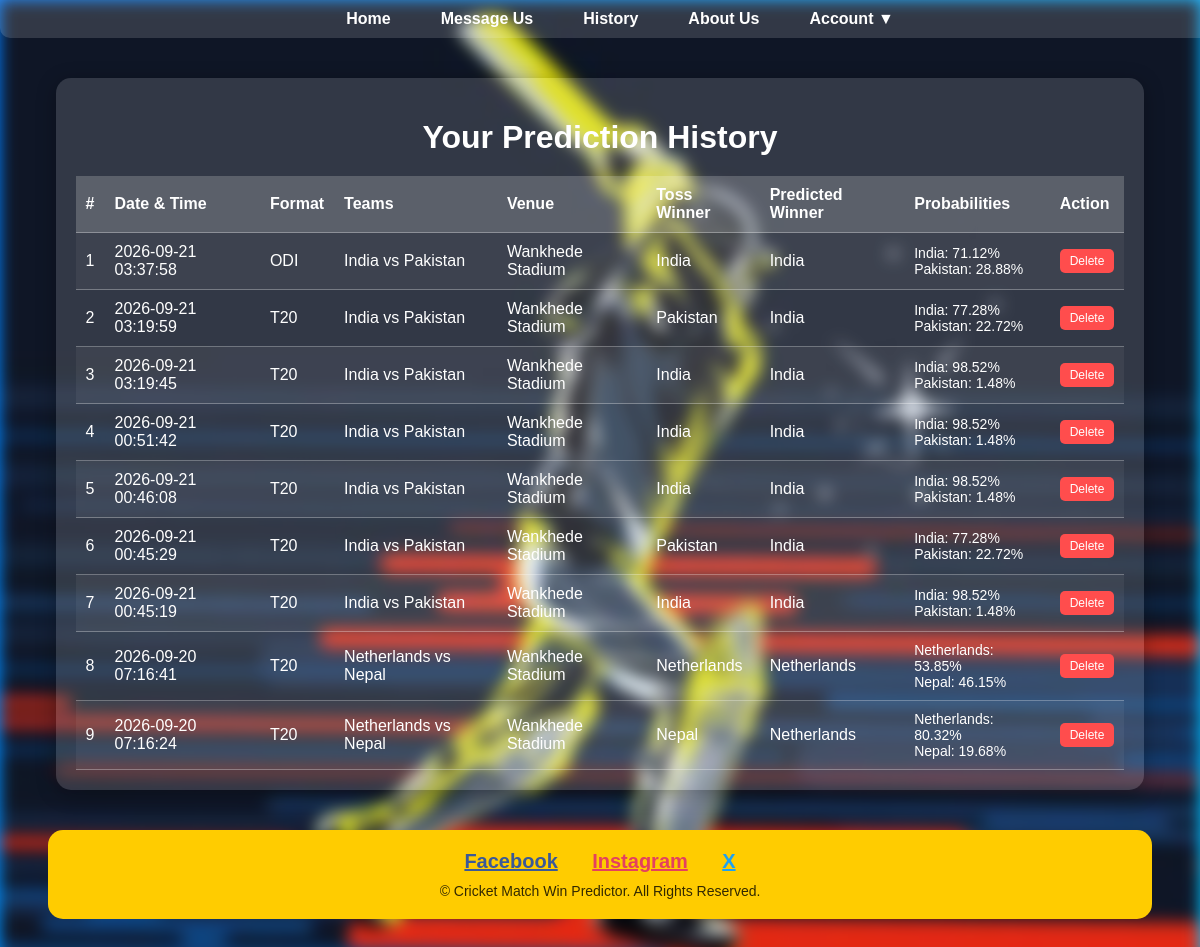
The page /history (signed in) on the database its author committed.
### app.py (models this page shows)
class Prediction(db.Model):
    id = db.Column(db.Integer, primary_key=True)
    user_id = db.Column(db.Integer, db.ForeignKey('user.id'), nullable=False)
    match_format = db.Column(db.String(10), nullable=False)
    team1 = db.Column(db.String(50), nullable=False)
    team2 = db.Column(db.String(50), nullable=False)
    venue = db.Column(db.String(100), nullable=False)
    toss_winner = db.Column(db.String(50), nullable=False)
    predicted_winner = db.Column(db.String(50), nullable=False)
    probabilities = db.Column(db.Text)  # JSON string
    timestamp = db.Column(db.DateTime, default=datetime.utcnow)

### app.py (the view)
@app.route('/history')
@login_required
def history():
    user_predictions = Prediction.query.filter_by(user_id=current_user.id).order_by(Prediction.timestamp.desc()).all()
    predictions = []
    for p in user_predictions:
        predictions.append({
            'id': p.id,
            'format': p.match_format,
            'team1': p.team1,
            'team2': p.team2,
            'venue': p.venue,
            'toss_winner': p.toss_winner,
            'predicted_winner': p.predicted_winner,
            'probabilities': json.loads(p.probabilities),
            'timestamp': p.timestamp
        })
    return render_template('history.html', predictions=predictions)

### app.py (called while the page is built)
@login_manager.user_loader
def load_user(user_id):
    return User.query.get(int(user_id))

### templates/history.html (shortened to what this page needs)
<!DOCTYPE html>
<html lang="en">
<head>
</head>
<body>
    {% include 'header.html' %}
    <div class="container">
        <h1>Your Prediction History</h1>
        {% if predictions %}
        <table>
            <tr>
                <th>#</th>
                <th>Date & Time</th>
                <th>Format</th>
                <th>Teams</th>
                <th>Venue</th>
                <th>Toss Winner</th>
                <th>Predicted Winner</th>
                <th>Probabilities</th>
                <th>Action</th>
            </tr>
            {% for p in predictions %}
            <tr>
                <td>{{ loop.index }}</td>
                <td>{{ p.timestamp.strftime("%Y-%m-%d %H:%M:%S") }}</td>
                <td>{{ p.format }}</td>
                <td>{{ p.team1 }} vs {{ p.team2 }}</td>
                <td>{{ p.venue }}</td>
                <td>{{ p.toss_winner }}</td>
                <td>{{ p.predicted_winner }}</td>
                <td class="probabilities">
                    {% for team, prob in p.probabilities.items() %}
                        {{ team }}: {{ prob }}%<br>
                    {% endfor %}
                </td>
                <td>
                    <form action="{{ url_for('delete_prediction', prediction_id=p['id']) }}" method="POST" onsubmit="return confirm('Are you sure you want to delete this prediction?');">
                        <button type="submit" class="delete-btn">Delete</button>
                    </form>
                </td>
            </tr>
            {% endfor %}
        </table>
        {% else %}
            <p style="text-align:center;">You have no predictions yet.</p>
        {% endif %}
    </div>
    {% include 'footer.html' %}
</body>
</html>

### templates/header.html (shortened to what this page needs)
<div class="navbar">
    <a href="{{ url_for('home') }}">Home</a>
    {% if current_user.is_authenticated %}
        <a href="{{ url_for('message_us') }}">Message Us</a>
        <a href="{{ url_for('history') }}">History</a>
    {% else %}
        <a onclick="alert('Login first to send message');">Message Us</a>
        <a onclick="alert('Login first to view history');">History</a>
    {% endif %}
    <a href="{{ url_for('about') }}">About Us</a>
    {% if current_user.is_authenticated %}
        <div class="dropdown">
            <a href="#">Account ▼</a>
        </div>
    {% endif %}
</div>

### templates/footer.html (shortened to what this page needs)
<footer style="background: #ffcc00; color: #fff; text-align: center; padding: 20px 0; border-radius: 15px;">
    <div style="margin-bottom: 10px;">
        <a href="https://www.facebook.com" target="_blank"
           style="color: #3b5998; margin: 0 15px; font-size: 20px; font-weight: bold;">Facebook</a>
        <a href="https://www.instagram.com" target="_blank"
           style="color: #e4405f; margin: 0 15px; font-size: 20px; font-weight: bold;">Instagram</a>
        <a href="https://twitter.com" target="_blank"
           style="color: #1da1f2; margin: 0 15px; font-size: 20px; font-weight: bold;">X</a>
    </div>
    <div style="font-size: 14px; color: #000; opacity: 0.8;">
        © Cricket Match Win Predictor. All Rights Reserved. {{ current_year }}
    </div>
</footer>

### templates/history.html (style rules this page uses)
body { font-family: Arial, sans-serif; background: linear-gradient(120deg, #007bff, #00c6ff); color: #fff; padding: 70px 20px 40px 20px; }
.container { width: 95%; margin: auto; background: rgba(255,255,255,0.15); padding: 20px; border-radius: 15px; box-shadow: 0 4px 20px rgba(0,0,0,0.3); }
h1 { text-align: center; margin-bottom: 20px; }
table { width: 100%; border-collapse: collapse; }
th, td { padding: 10px; text-align: left; border-bottom: 1px solid rgba(255,255,255,0.3); }
th { background-color: rgba(255,255,255,0.2); }
tr:nth-child(even) { background-color: rgba(255,255,255,0.05); }
.probabilities { font-size: 14px; margin-top: 5px; }
.delete-btn { padding: 5px 10px; background-color: #ff4d4d; color: #fff; border: none; border-radius: 5px; cursor: pointer; font-size: 12px; }
.navbar { position: fixed; top: 0; left: 0; width: 100%; z-index: 1000; }

### templates/footer.html (style rules this page uses)
body { min-height: 100vh; display: flex; flex-direction: column; }
footer { margin-top: 40px; }

### rows shown on the page
Prediction: timestamp "2026-09-21 03:37:58", format "ODI", team1 "India", team2 "Pakistan", venue "Wankhede Stadium", toss_winner "India", predicted_winner "India", probabilities "India" "Pakistan", probabilities "71.12" "28.88"
Prediction: timestamp "2026-09-21 03:19:59", format "T20", team1 "India", team2 "Pakistan", venue "Wankhede Stadium", toss_winner "Pakistan", predicted_winner "India", probabilities "India" "Pakistan", probabilities "77.28" "22.72"
Prediction: timestamp "2026-09-21 03:19:45", format "T20", team1 "India", team2 "Pakistan", venue "Wankhede Stadium", toss_winner "India", predicted_winner "India", probabilities "India" "Pakistan", probabilities "98.52" "1.48"
Prediction: timestamp "2026-09-21 00:51:42", format "T20", team1 "India", team2 "Pakistan", venue "Wankhede Stadium", toss_winner "India", predicted_winner "India", probabilities "India" "Pakistan", probabilities "98.52" "1.48"
Prediction: timestamp "2026-09-21 00:46:08", format "T20", team1 "India", team2 "Pakistan", venue "Wankhede Stadium", toss_winner "India", predicted_winner "India", probabilities "India" "Pakistan", probabilities "98.52" "1.48"
Prediction: timestamp "2026-09-21 00:45:29", format "T20", team1 "India", team2 "Pakistan", venue "Wankhede Stadium", toss_winner "Pakistan", predicted_winner "India", probabilities "India" "Pakistan", probabilities "77.28" "22.72"
Prediction: timestamp "2026-09-21 00:45:19", format "T20", team1 "India", team2 "Pakistan", venue "Wankhede Stadium", toss_winner "India", predicted_winner "India", probabilities "India" "Pakistan", probabilities "98.52" "1.48"
Prediction: timestamp "2026-09-20 07:16:41", format "T20", team1 "Netherlands", team2 "Nepal", venue "Wankhede Stadium", toss_winner "Netherlands", predicted_winner "Netherlands", probabilities "Netherlands" "Nepal", probabilities "53.85" "46.15"
Prediction: timestamp "2026-09-20 07:16:24", format "T20", team1 "Netherlands", team2 "Nepal", venue "Wankhede Stadium", toss_winner "Nepal", predicted_winner "Netherlands", probabilities "Netherlands" "Nepal", probabilities "80.32" "19.68"
